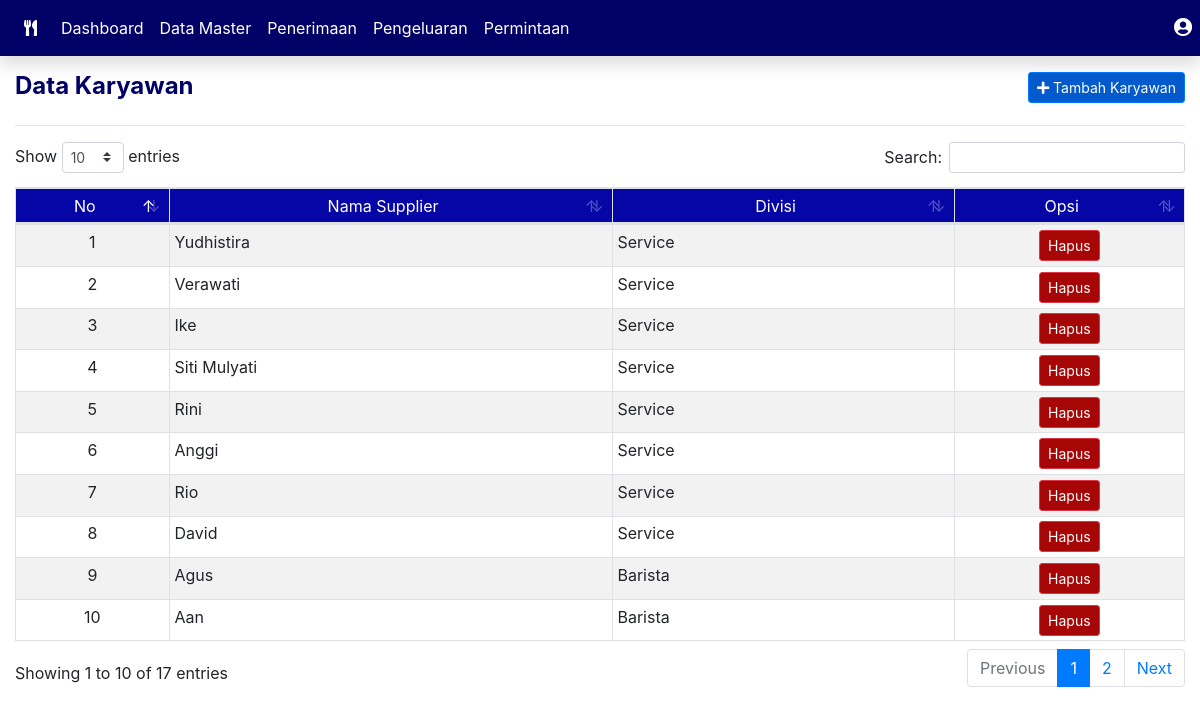
Screenshot of /master/karyawan with the database file from the repository.
### tables this page shows
CREATE TABLE `karyawan` (
  `id_karyawan` int(11) NOT NULL,
  `id_divisi` int(11) NOT NULL,
  `nama_karyawan` varchar(255) NOT NULL,
  `created_at` timestamp NOT NULL DEFAULT current_timestamp(),
  `updated_at` timestamp NOT NULL DEFAULT current_timestamp() ON UPDATE current_timestamp()
);

CREATE TABLE `divisi` (
  `id_divisi` int(11) NOT NULL,
  `nama_divisi` varchar(255) NOT NULL,
  `created_at` timestamp NOT NULL DEFAULT current_timestamp(),
  `updated_at` timestamp NOT NULL DEFAULT current_timestamp() ON UPDATE current_timestamp()
);

### application/controllers/Master.php (called while the page is built, shortened)
<?php
class Master extends CI_Controller
{
    function __construct()
    {
        $this->load->model('MasterModel', 'mastermodel');
        $this->load->model('UserModel', 'usermodel');
    }
    public function karyawan()
    {
        $x['dt'] = $this->mastermodel->get_data_karyawan();
        $this->load->view('DataKaryawanView', $x);
    }
}

### index.php (called while the page is built, shortened)
<?php
require_once BASEPATH.'core/CodeIgniter.php';

### application/models/MasterModel.php (called while the page is built, shortened)
<?php
class MasterModel extends CI_Model
{
    function get_data_karyawan()
    {
        return $this->db->query("SELECT karyawan.*, divisi.* FROM karyawan JOIN divisi ON karyawan.id_divisi = divisi.id_divisi");
    }
}

### application/views/DataKaryawanView.php (the view, shortened to what this page needs)
<!DOCTYPE html>
<html lang="en">
<head>
    <link rel="stylesheet" type="text/css" href="<?= base_url() . 'assets/css/style.css' ?>">
    <link rel="stylesheet" type="text/css" href="<?= base_url() . 'assets/vendor/bootstrap/dist/css/bootstrap.min.css' ?>">
    <link rel="stylesheet" type="text/css" href="<?= base_url() . 'assets/vendor/datatables/datatables.css' ?>">
    <link rel="stylesheet" type="text/css" href="<?= base_url() . 'assets/vendor/fontawesome/css/all.min.css' ?>">
</head>
<body>
    <div class="container-fluid">
        <div class="row my-3">
            <div class="col-md-6">
                <h4 class="font-weight-bold navy">Data Karyawan</h4>
            </div>
            <div class="col-md-6">
                <button type="button" class="float-right btn btn-primary btn-sm" data-toggle="modal" data-target="#modelId">
                    <i class="fa fa-plus" aria-hidden="true"></i> Tambah Karyawan
                </button>
            </div>
        </div>
        <hr />
        <div class="table-responsive">
            <table class="table table-sm table-bordered table-striped">
                <thead>
                    <th class="text-center font-weight-normal">No</th>
                    <th class="text-center font-weight-normal">Nama Supplier</th>
                    <th class="text-center font-weight-normal">Divisi</th>
                    <th class="text-center font-weight-normal">Opsi</th>
                </thead>
                <tbody>
                    <?php
                    $no = 0;
                    foreach ($dt->result_array() as $a) :
                        $no++;
                        $id = $a['id_karyawan'];
                        $nama = $a['nama_karyawan'];
                        $divisi = $a['nama_divisi'];
                    ?>
                        <tr>
                            <td class="text-center align-items-middle"><?= $no ?></td>
                            <td class="align-items-middle"><?= $nama ?></td>
                            <td class="align-items-middle"><?= $divisi ?></td>
                            <td class="text-center align-items-middle">
                                <a href="<?= base_url() . 'karyawan/delete_data?id=' . $id ?>" class="btn btn-sm btn-danger">Hapus</a>
                            </td>
                        </tr>
                    <?php endforeach; ?>
                </tbody>
            </table>
        </div>
    </div>
</body>
</html>

### assets/css/style.css (style rules this page uses)
.navy { color: #000066 }
thead th { background-color: #0606a7; color: white; font-weight: normal !important; text-align: center; }
.btn-danger { background-color: #a70606 !important; }
.btn-primary { background-color: #025acc !important; }

### rows the page displays
karyawan: nama_karyawan "Yudhistira", id_divisi.nama_divisi "Service"
karyawan: nama_karyawan "Verawati", id_divisi.nama_divisi "Service"
karyawan: nama_karyawan "Ike", id_divisi.nama_divisi "Service"
karyawan: nama_karyawan "Siti Mulyati", id_divisi.nama_divisi "Service"
karyawan: nama_karyawan "Rini", id_divisi.nama_divisi "Service"
karyawan: nama_karyawan "Anggi", id_divisi.nama_divisi "Service"
karyawan: nama_karyawan "Rio", id_divisi.nama_divisi "Service"
karyawan: nama_karyawan "David", id_divisi.nama_divisi "Service"
karyawan: nama_karyawan "Agus", id_divisi.nama_divisi "Barista"
karyawan: nama_karyawan "Aan", id_divisi.nama_divisi "Barista"
